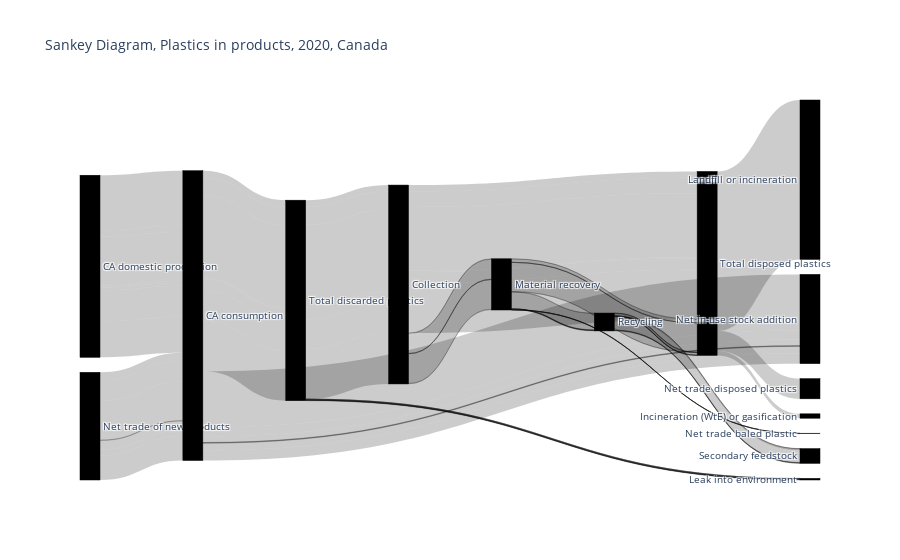

Notebook code for this chart:
### Code cell
#test of basic plotly Sankey
fig = go.Figure(data=[go.Sankey(
    node = dict(
      pad = 15,
      thickness = 20,
      line = dict(color = "black", width = 0.5),
      label = unique_from_to,
      color = "black"
    ),
    link = dict(
      source = links_dict['From'], # indices correspond to labels
      target = links_dict['To'],
      value = links_dict['VALUE']
  ))])

fig.update_layout(title_text="Sankey Diagram, Plastics in products, 2020, Canada", font_size=10)
fig.show()

### Figure 1 — Plotly figure (JSON) as saved in the notebook; plotly's stock layout.template omitted (floating-point values rounded to 4 significant figures)
{"data": [{"link": {"source": [0, 0, 0, 1, 2, 3, 3, 4, 4, 5, 5, 6, 6, 6, 7, 7, 1, 2, 3, 3, 4, 4, 5, 5, 6, 6, 6, 7, 7, 1, 2, 3, 3, 4, 4, 5, 5, 6, 6, 6, 7, 7, 1, 2, 3, 3, 4, 4, 5, 5, 6, 6, 6, 7, 7, 1, 2, 3, 3, 4, 4, 5, 5, 6, 6, 1, 2, 3, 3, 4, 4, 5, 5, 6, 6, 6, 7, 7, 1, 2, 3, 3, 4, 4, 5, 5, 6, 6, 6, 7, 7], "target": [8, 9, 10, 3, 3, 11, 4, 12, 5, 6, 0, 7, 0, 13, 14, 0, 3, 3, 11, 4, 12, 5, 6, 0, 7, 0, 13, 14, 0, 3, 3, 11, 4, 12, 5, 6, 0, 7, 0, 13, 14, 0, 3, 3, 11, 4, 12, 5, 6, 0, 7, 0, 13, 14, 0, 3, 3, 11, 4, 12, 5, 6, 0, 7, 0, 3, 3, 11, 4, 12, 5, 6, 0, 7, 0, 13, 14, 0, 3, 3, 11, 4, 12, 5, 6, 0, 7, 0, 13, 14, 0], "value": [3916862, 107577, 496166, 1353236, 192863, 1380024, 166074, 1463, 164611, 11306, 153304, 9769, 1537, 5164, 3684, 921, 150005, 514365, 221161, 443209, 4006, 439203, 56202, 382850, 29366, 26835, 147, 24193, 5321, 1208134, 959097, 149169, 2018063, 17781, 2000281, 429986, 1569399, 373048, 56938, 4639, 313507, 64180, 45374, 7770, 8863, 44281, 390, 43891, 10191, 33699, 8357, 1834, 0, 7185, 1172, 68678, 221772, 9834, 280616, 2473, 278143, 2450, 275362, 2116, 333, 760703, 149584, 177688, 732599, 4977, 727622, 727559, 0, 7276, 720284, 0, 6161, 1114, 888604, 600883, 246672, 1242814, 9276, 1233538, 10971, 1221946, 9479, 1492, 124, 7520, 2083]}, "node": {"color": "black", "label": ["Total disposed plastics", "CA domestic production", "Net trade of new products", "CA consumption", "Total discarded plastics", "Collection", "Material recovery", "Recycling", "Landfill or incineration", "Incineration (WtE) or gasification", "Net trade disposed plastics", "Net in-use stock addition", "Leak into environment", "Net trade baled plastic", "Secondary feedstock"], "line": {"color": "black", "width": 0.5}, "pad": 15, "thickness": 20}, "type": "sankey"}], "layout": {"font": {"size": 10}, "title": {"text": "Sankey Diagram, Plastics in products, 2020, Canada"}}}
